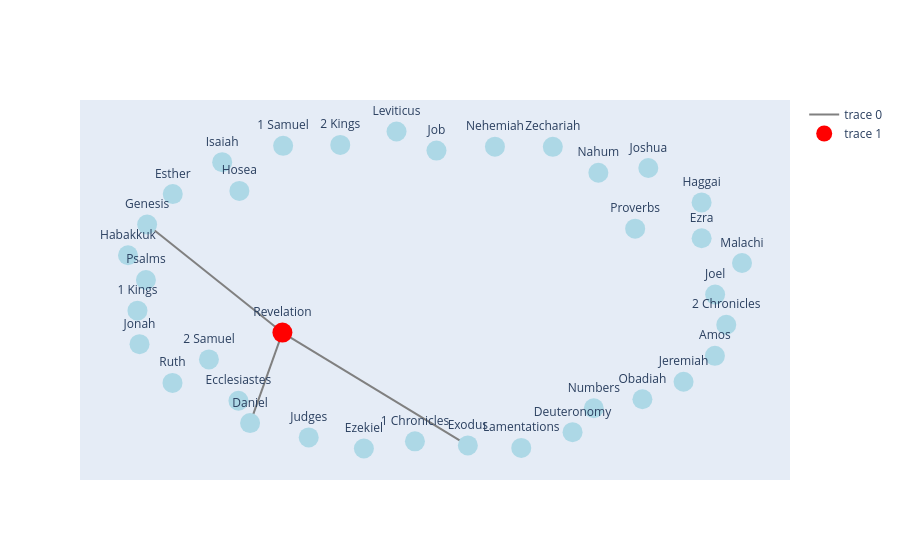

The notebook cell this image was saved under:
### Code cell
import networkx as nx

# Create an empty directed graph
G = nx.DiGraph()

# Add nodes
G.add_node("Revelation", type="NT")
G.add_nodes_from(list(set(revelations_references["o_start"].str[0])), type="OT")

# Add edges (optionally with weight)
G.add_edge("Revelation", "Genesis", weight=3)
G.add_edge("Revelation", "Exodus", weight=2)
G.add_edge("Revelation", "Daniel", weight=1)


pos = nx.spring_layout(G, seed=42)  # force-directed layout

import plotly.graph_objects as go

# Edges
edge_x, edge_y = [], []
for source, target in G.edges():
    x0, y0 = pos[source]
    x1, y1 = pos[target]
    edge_x.extend([x0, x1, None])
    edge_y.extend([y0, y1, None])

edge_trace = go.Scatter(
    x=edge_x, y=edge_y, line=dict(width=2, color="gray"), hoverinfo="none", mode="lines"
)

# Nodes
node_x = [pos[node][0] for node in G.nodes()]
node_y = [pos[node][1] for node in G.nodes()]
node_trace = go.Scatter(
    x=node_x,
    y=node_y,
    mode="markers+text",
    text=list(G.nodes()),
    textposition="top center",
    marker=dict(
        size=20,
        color=["red" if G.nodes[n]["type"] == "NT" else "lightblue" for n in G.nodes()],
    ),
)


fig = go.Figure(data=[edge_trace, node_trace])
fig.update_layout(
    xaxis=dict(showgrid=False, showticklabels=False, zeroline=False),
    yaxis=dict(showgrid=False, showticklabels=False, zeroline=False),
)
fig.show()

### Figure 1 — Plotly figure (JSON) as saved in the notebook; plotly's stock layout.template omitted (floating-point values rounded to 4 significant figures)
{"data": [{"hoverinfo": "none", "line": {"color": "gray", "width": 2}, "mode": "lines", "type": "scatter", "x": [-0.4518, -0.8791, null, -0.4518, 0.134, null, -0.4518, -0.5539, null], "y": [-0.244, 0.4114, null, -0.244, -0.928, null, -0.244, -0.7928, null]}, {"marker": {"color": ["red", "lightblue", "lightblue", "lightblue", "lightblue", "lightblue", "lightblue", "lightblue", "lightblue", "lightblue", "lightblue", "lightblue", "lightblue", "lightblue", "lightblue", "lightblue", "lightblue", "lightblue", "lightblue", "lightblue", "lightblue", "lightblue", "lightblue", "lightblue", "lightblue", "lightblue", "lightblue", "lightblue", "lightblue", "lightblue", "lightblue", "lightblue", "lightblue", "lightblue", "lightblue", "lightblue", "lightblue"], "size": 20}, "mode": "markers+text", "text": ["Revelation", "Ezra", "Daniel", "Genesis", "Nahum", "Isaiah", "Amos", "Judges", "2 Samuel", "Numbers", "Deuteronomy", "Ecclesiastes", "Nehemiah", "Psalms", "Lamentations", "Obadiah", "1 Samuel", "Haggai", "Ezekiel", "Joel", "1 Kings", "Esther", "Job", "Proverbs", "Exodus", "Malachi", "Joshua", "Zechariah", "Ruth", "Jonah", "1 Chronicles", "2 Chronicles", "Hosea", "2 Kings", "Leviticus", "Jeremiah", "Habakkuk"], "textposition": "top center", "type": "scatter", "x": [-0.4518, 0.8725, -0.5539, -0.8791, 0.5462, -0.6421, 0.9144, -0.3687, -0.6839, 0.5318, 0.4648, -0.5907, 0.2196, -0.883, 0.3026, 0.6854, -0.4495, 0.8724, -0.1944, 0.9151, -0.9097, -0.7982, 0.03482, 0.6625, 0.134, 1, 0.704, 0.4024, -0.799, -0.9032, -0.03316, 0.9503, -0.5877, -0.269, -0.09133, 0.8154, -0.9396], "y": [-0.244, 0.3284, -0.7928, 0.4114, 0.725, 0.7893, -0.3848, -0.8795, -0.4066, -0.7027, -0.8476, -0.6575, 0.8834, 0.07509, -0.9433, -0.6483, 0.8886, 0.5453, -0.9468, -0.01364, -0.111, 0.5957, 0.8596, 0.3861, -0.928, 0.178, 0.7538, 0.8823, -0.5492, -0.3142, -0.9032, -0.1962, 0.6151, 0.8941, 0.9754, -0.5422, 0.225]}], "layout": {"xaxis": {"showgrid": false, "showticklabels": false, "zeroline": false}, "yaxis": {"showgrid": false, "showticklabels": false, "zeroline": false}}}
